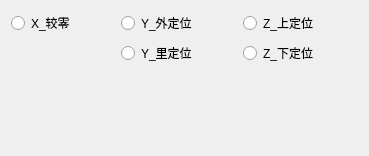
        <widget class="QWidget" name="page_xyzLine">
         <attribute name="title">
          <string>定位</string>
         </attribute>
         <layout class="QGridLayout" name="gridLayout_2">
          <item row="0" column="1">
           <spacer name="horizontalSpacer_2">
            <property name="orientation">
             <enum>Qt::Horizontal</enum>
            </property>
            <property name="sizeHint" stdset="0">
             <size>
              <width>40</width>
              <height>20</height>
             </size>
            </property>
           </spacer>
          </item>
          <item row="0" column="5">
           <spacer name="horizontalSpacer_5">
            <property name="orientation">
             <enum>Qt::Horizontal</enum>
            </property>
            <property name="sizeHint" stdset="0">
             <size>
              <width>40</width>
              <height>20</height>
             </size>
            </property>
           </spacer>
          </item>
          <item row="0" column="2">
           <layout class="QVBoxLayout" name="verticalLayout_19">
            <item>
             <widget class="QRadioButton" name="rbtn_YLineOut">
              <property name="sizePolicy">
               <sizepolicy hsizetype="Preferred" vsizetype="Preferred">
                <horstretch>0</horstretch>
                <verstretch>0</verstretch>
               </sizepolicy>
              </property>
              <property name="text">
               <string>Y_外定位</string>
              </property>
             </widget>
            </item>
            <item>
             <widget class="QRadioButton" name="rbtn_YLineIn">
              <property name="sizePolicy">
               <sizepolicy hsizetype="Preferred" vsizetype="Preferred">
                <horstretch>0</horstretch>
                <verstretch>0</verstretch>
               </sizepolicy>
              </property>
              <property name="text">
               <string>Y_里定位</string>
              </property>
             </widget>
            </item>
            <item>
             <spacer name="verticalSpacer_2">
              <property name="orientation">
               <enum>Qt::Vertical</enum>
              </property>
              <property name="sizeHint" stdset="0">
               <size>
                <width>20</width>
                <height>40</height>
               </size>
              </property>
             </spacer>
            </item>
           </layout>
          </item>
          <item row="0" column="4">
           <layout class="QVBoxLayout" name="verticalLayout_20">
            <item>
             <widget class="QRadioButton" name="rbtn_ZLineUp">
              <property name="sizePolicy">
               <sizepolicy hsizetype="Preferred" vsizetype="Preferred">
                <horstretch>0</horstretch>
                <verstretch>0</verstretch>
               </sizepolicy>
              </property>
              <property name="text">
               <string>Z_上定位</string>
              </property>
             </widget>
            </item>
            <item>
             <widget class="QRadioButton" name="rbtn_ZLineDown">
              <property name="sizePolicy">
               <sizepolicy hsizetype="Preferred" vsizetype="Preferred">
                <horstretch>0</horstretch>
                <verstretch>0</verstretch>
               </sizepolicy>
              </property>
              <property name="text">
               <string>Z_下定位</string>
              </property>
             </widget>
            </item>
            <item>
             <spacer name="verticalSpacer_3">
              <property name="orientation">
               <enum>Qt::Vertical</enum>
              </property>
              <property name="sizeHint" stdset="0">
               <size>
                <width>20</width>
                <height>40</height>
               </size>
              </property>
             </spacer>
            </item>
           </layout>
          </item>
          <item row="1" column="0">
           <spacer name="verticalSpacer_4">
            <property name="orientation">
             <enum>Qt::Vertical</enum>
            </property>
            <property name="sizeHint" stdset="0">
             <size>
              <width>20</width>
              <height>40</height>
             </size>
            </property>
           </spacer>
          </item>
          <item row="0" column="3">
           <spacer name="horizontalSpacer_3">
            <property name="orientation">
             <enum>Qt::Horizontal</enum>
            </property>
            <property name="sizeHint" stdset="0">
             <size>
              <width>40</width>
              <height>20</height>
             </size>
            </property>
           </spacer>
          </item>
          <item row="0" column="0">
           <layout class="QVBoxLayout" name="verticalLayout_21">
            <item>
             <widget class="QRadioButton" name="rbtn_XLineZero">
              <property name="sizePolicy">
               <sizepolicy hsizetype="Preferred" vsizetype="Preferred">
                <horstretch>0</horstretch>
                <verstretch>0</verstretch>
               </sizepolicy>
              </property>
              <property name="text">
               <string>X_较零</string>
              </property>
             </widget>
            </item>
            <item>
             <spacer name="verticalSpacer">
              <property name="orientation">
               <enum>Qt::Vertical</enum>
              </property>
              <property name="sizeHint" stdset="0">
               <size>
                <width>20</width>
                <height>40</height>
               </size>
              </property>
             </spacer>
            </item>
           </layout>
          </item>
         </layout>
        </widget>
